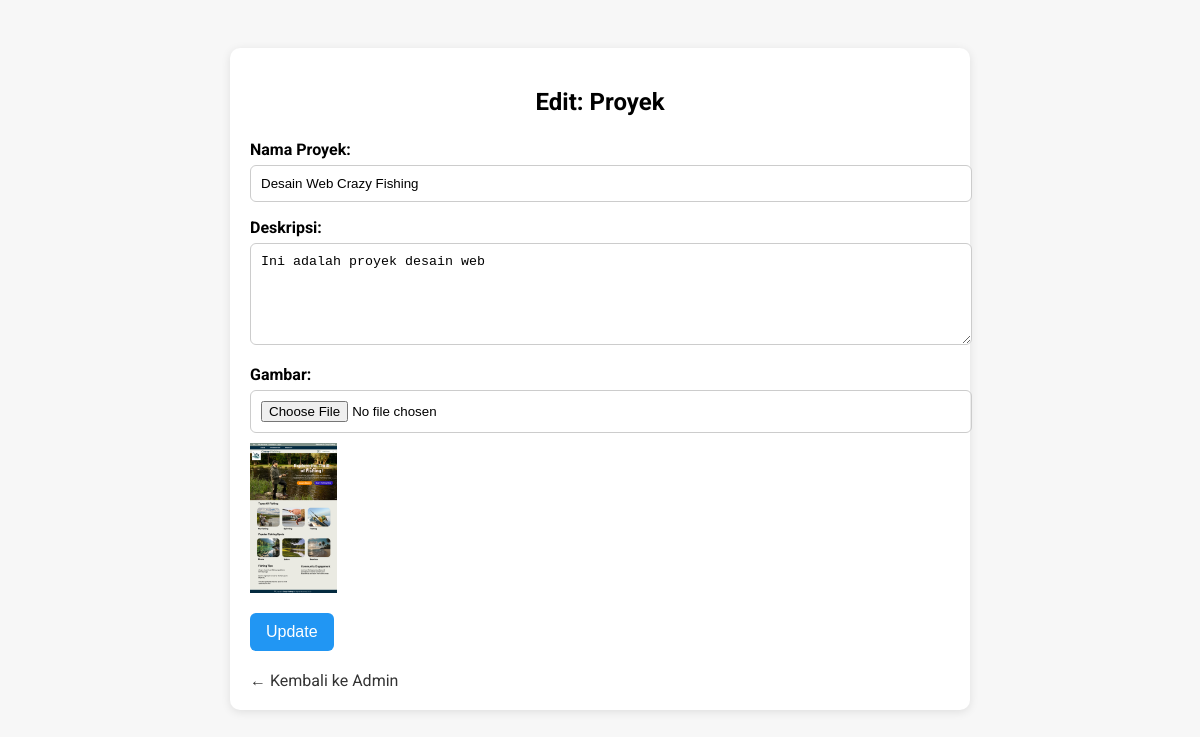
Page /edit.php?tabel=proyek&id=8 (signed in) on the committed database.
### tables this page shows
CREATE TABLE `proyek` (
  `id` int(11) NOT NULL,
  `nama_proyek` varchar(255) DEFAULT NULL,
  `deskripsi` text DEFAULT NULL,
  `gambar` varchar(255) DEFAULT NULL
);

### edit.php (the view, shortened to what this page needs)
<?php
include 'koneksi.php';
$tabel = $_GET['tabel'] ?? '';
$id = intval($_GET['id'] ?? 0);
$query = mysqli_query($conn, "SELECT * FROM $tabel WHERE id=$id");
$data = mysqli_fetch_assoc($query);
?>
<!DOCTYPE html>
<html>
<head>
</head>
<body>
  <div class="form-container">
    <h2>Edit: <?= ucwords(str_replace('_', ' ', $tabel)) ?></h2>
    <form method="POST" enctype="multipart/form-data">
      <?php foreach ($data as $key => $val): ?>
        <?php if ($key === 'id') continue; ?>
        <label><?= ucwords(str_replace('_', ' ', $key)) ?>:</label>
        <?php if ($key === 'gambar'): ?>
          <input type="file" name="gambar" accept="image/*">
          <?php if (!empty($val)): ?>
            <img src="upload/<?= $val ?>" class="preview">
          <?php endif; ?>
        <?php elseif (strlen($val) > 100 || str_contains($key, 'deskripsi') || str_contains($key, 'konten')): ?>
          <textarea name="<?= $key ?>"><?= htmlspecialchars($val) ?></textarea>
        <?php else: ?>
          <input type="text" name="<?= $key ?>" value="<?= htmlspecialchars($val) ?>">
        <?php endif; ?>
      <?php endforeach; ?>
      <button type="submit">Update</button>
    </form>
    <a href="admin.php" class="back-link">← Kembali ke Admin</a>
  </div>
</body>
</html>

### edit.php (style rules this page uses)
body { font-family: 'Roboto', sans-serif; background-color: #f7f7f7; padding: 40px; }
.form-container { max-width: 700px; margin: auto; background: white; padding: 20px; border-radius: 10px; box-shadow: 0 2px 10px rgba(0,0,0,0.1); }
h2 { text-align: center; margin-bottom: 24px; }
label { display: block; margin-top: 16px; font-weight: bold; }
input[type="text"], textarea, input[type="file"] { width: 100%; padding: 10px; margin-top: 6px; border: 1px solid #ccc; border-radius: 6px; }
textarea { resize: vertical; min-height: 80px; }
img.preview { margin-top: 10px; max-height: 150px; display: block; }
button { margin-top: 20px; background-color: #2196F3; color: white; padding: 10px 16px; border: none; border-radius: 6px; cursor: pointer; font-size: 16px; }
a.back-link { display: inline-block; margin-top: 20px; text-decoration: none; color: #333; }

### rows in the picture
proyek: nama_proyek "Desain Web Crazy Fishing", deskripsi "Ini adalah proyek desain web", gambar (picture)

### other values in the picture
str_replace('_', ' ', $tabel) "Proyek"
str_replace('_', ' ', $key) "Nama Proyek"
str_replace('_', ' ', $key) "Deskripsi"
str_replace('_', ' ', $key) "Gambar"
